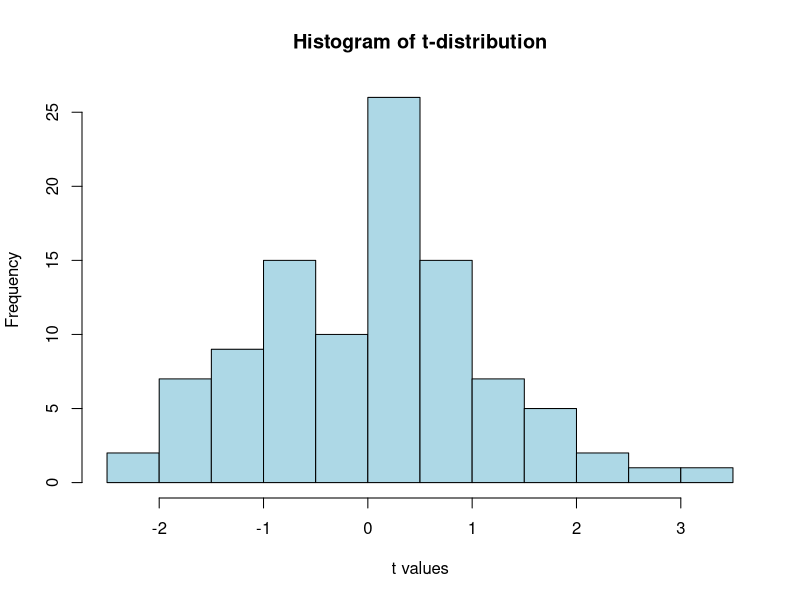
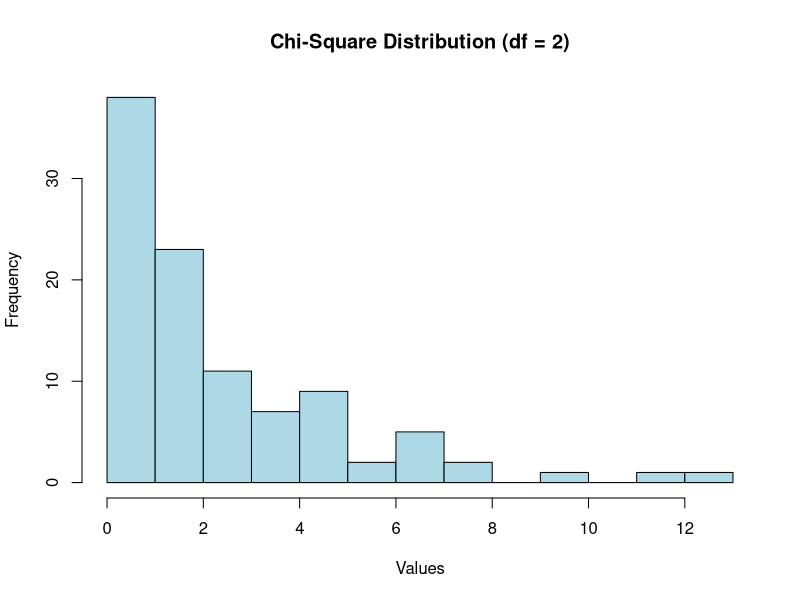
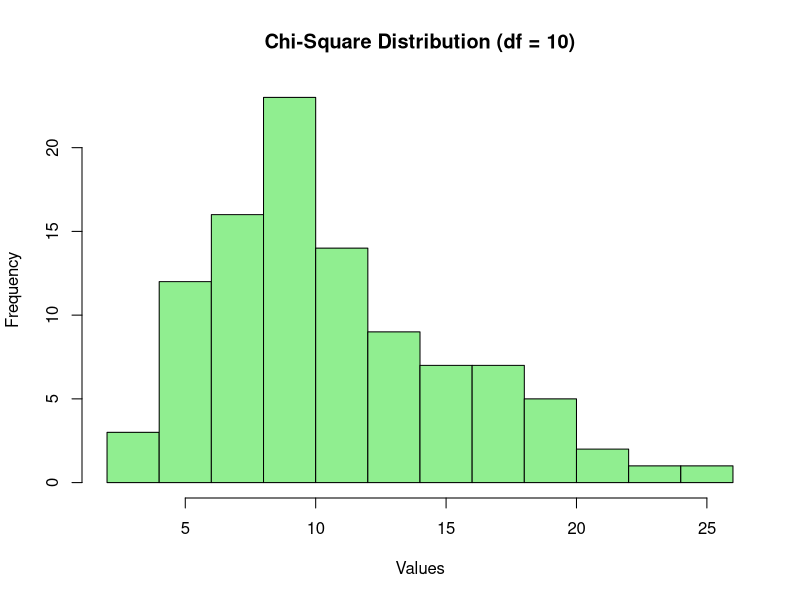
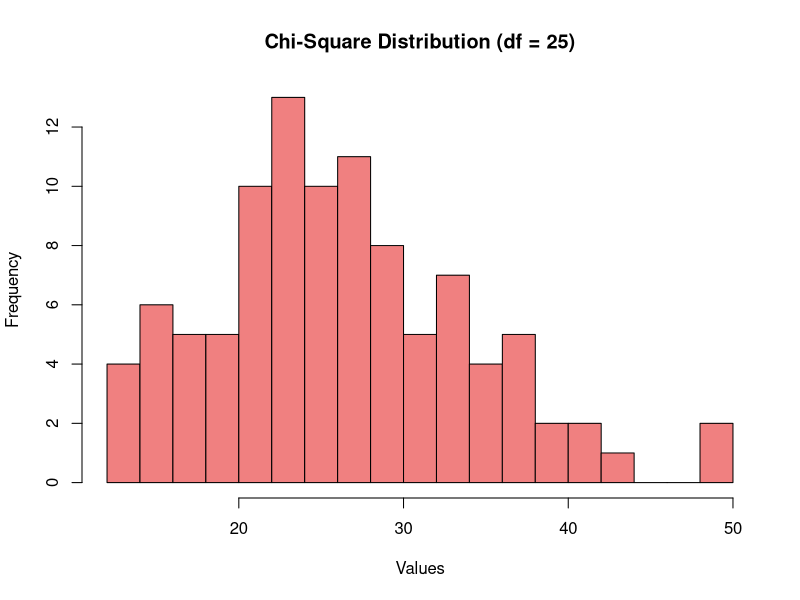
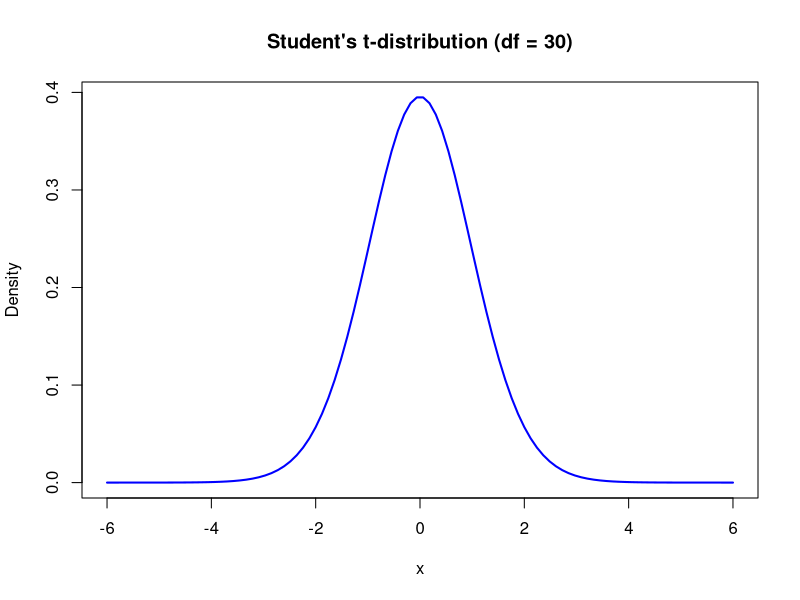
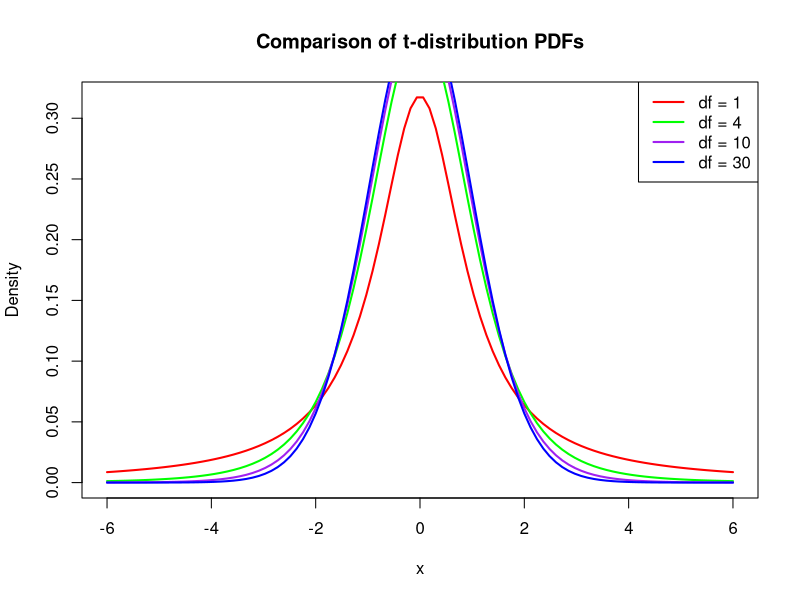
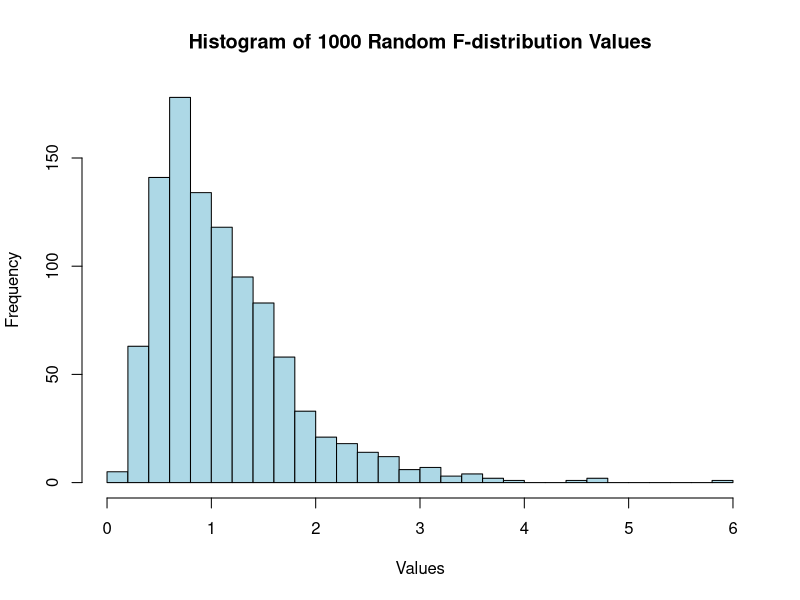

These charts were generated, in order, by the following R code:
## ---- chunk 1
# Q1.Use the rt(n, df ) function in r to investigate the t-distribution for n = 100
# and df = n-1 and plot the histogram for the same.
n <- 100
df <- n - 1
t_values <- rt(n, df)

hist(t_values, 
     breaks = 15,             # Number of bins
     main = "Histogram of t-distribution",
     xlab = "t values", 
     col = "lightblue", 
     border = "black")
## ---- chunk 2
# Q2.Use the rchisq(n,df) function in r to investigate the chi-square distribution 
# with n = 100 and df = 2, 10, 25.
n <- 100
chisq_df2 <- rchisq(n, df = 2)
chisq_df10 <- rchisq(n, df = 10)
chisq_df25 <- rchisq(n, df = 25)

# Histogram for df = 2
hist(chisq_df2, 
     breaks = 15, 
     main = "Chi-Square Distribution (df = 2)", 
     xlab = "Values", 
     col = "lightblue", 
     border = "black")

# Histogram for df = 10
hist(chisq_df10, 
     breaks = 15, 
     main = "Chi-Square Distribution (df = 10)", 
     xlab = "Values", 
     col = "lightgreen", 
     border = "black")

# Histogram for df = 25
hist(chisq_df25, 
     breaks = 15, 
     main = "Chi-Square Distribution (df = 25)", 
     xlab = "Values", 
     col = "lightcoral", 
     border = "black")
## ---- chunk 3
# Q3.Generate a vector of 100 values between -6 and 6. Use the dt() function in 
# r to find the values of a t-distribution given a random variable x and degrees 
# of freedom 1,4,10,30. Using these values plot the density function for students
# t-distribution with degrees of freedom 30. Also shows a comparison of 
# probability density functions having different degrees of freedom (1,4,10,30).
x <- seq(-6, 6, length.out = 100)
df_values <- c(1, 4, 10, 30)
colors <- c("red", "green", "purple", "blue")

# Plot the density function for degrees of freedom = 30
plot(x, dt(x, df = 30), type = "l", 
     col = "blue", 
     lwd = 2, 
     main = "Student's t-distribution (df = 30)",
     xlab = "x", 
     ylab = "Density")

# Initialize the plot with the first distribution (df = 1)
plot(x, dt(x, df = df_values[1]), type = "l", 
     col = colors[1], lwd = 2, 
     ylim = c(0, max(dt(x, df = df_values[1]))), 
     main = "Comparison of t-distribution PDFs", 
     xlab = "x", ylab = "Density")

# Loop through the degrees of freedom and add lines for each
for (i in 2:length(df_values)) {
  lines(x, dt(x, df = df_values[i]), col = colors[i], lwd = 2)
}

# Add a legend for clarification
legend("topright", 
       legend = paste("df =", df_values), 
       col = colors, 
       lwd = 2)
## ---- chunk 4
# Q4.Write a r-code
# (i) To find the 95th percentile of the F-distribution with (10,20) degrees of freedom.
# (ii) To calculate the area under the curve for the interval [0, 1.5] and the 
#      interval [1.5, +inf) of a F-curve with v1 = 10 and v2 = 20 (USE pf()).
# (iii) To calculate the quantile for a given area (= probability) under the 
#       curve for a F-curve with v1 = 10 and v2 = 20 that corresponds to 
#       q = 0.25, 0.5, 0.75 and 0.999. (use the qf ())
# (iv) To generate 1000 random values from the F-distribution with v1 = 10 and 
#      v2 = 20 (use rf())and plot a histogram.
v1 <- 10
v2 <- 20
p <- 0.95
percentile_95 <- qf(p, df1 = v1, df2 = v2)
print(paste("95th percentile of F-distribution with (10,20) : ",percentile_95))


area_0_1.5 <- pf(1.5, df1 = v1, df2 = v2)
print(paste("Area under the curve for the interval [0, 1.5]: ",area_0_1.5))
area_1.5_inf <- pf(1.5, df1 = v1, df2 = v2, lower.tail = FALSE)
print(paste("Area under the curve for the interval [1.5, +inf): ",area_1.5_inf))

prob <- c(0.25, 0.5, 0.75, 0.999)
quantiles <- qf(prob, df1 = v1, df2 = v2)
print(paste("Quantiles for given area under the curve for a F-curve with p=",
            prob,"is",quantiles))

random_values <- rf(1000, df1 = v1, df2 = v2)
hist(random_values, breaks = 30, 
     main = "Histogram of 1000 Random F-distribution Values",
     xlab = "Values", col = "lightblue", border = "black")
